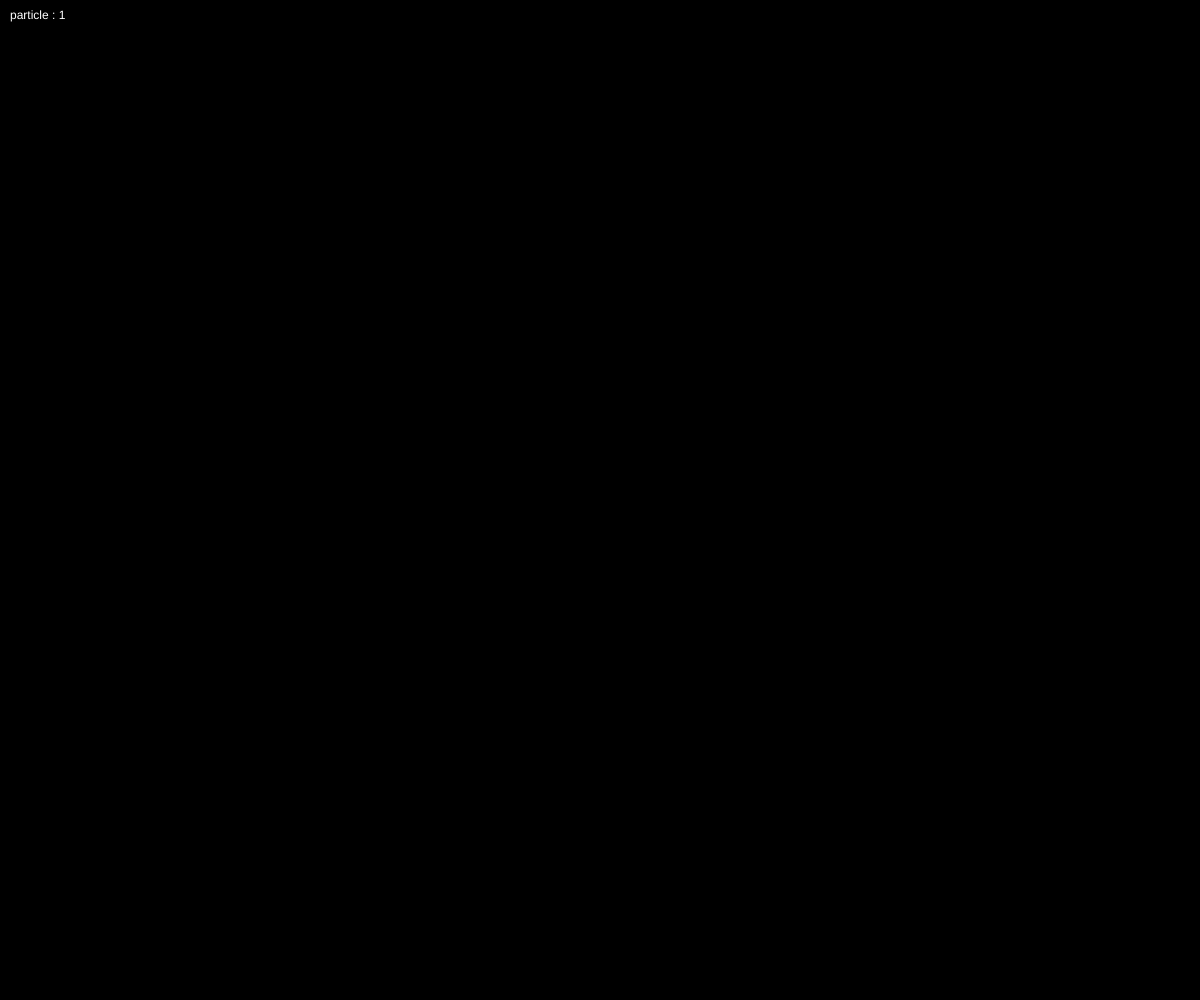
Frame 1 (no input)
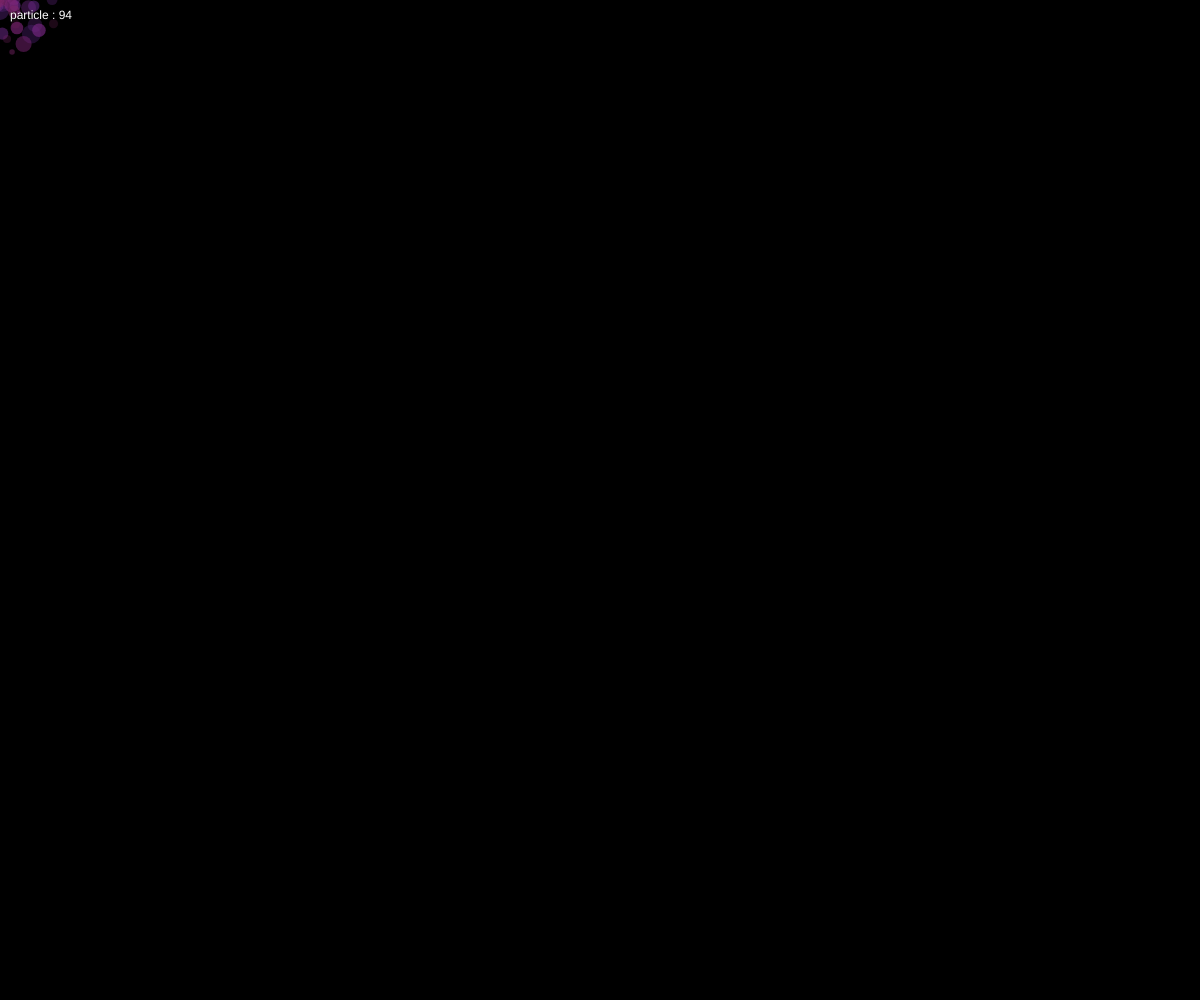
Frame 60 (no input)
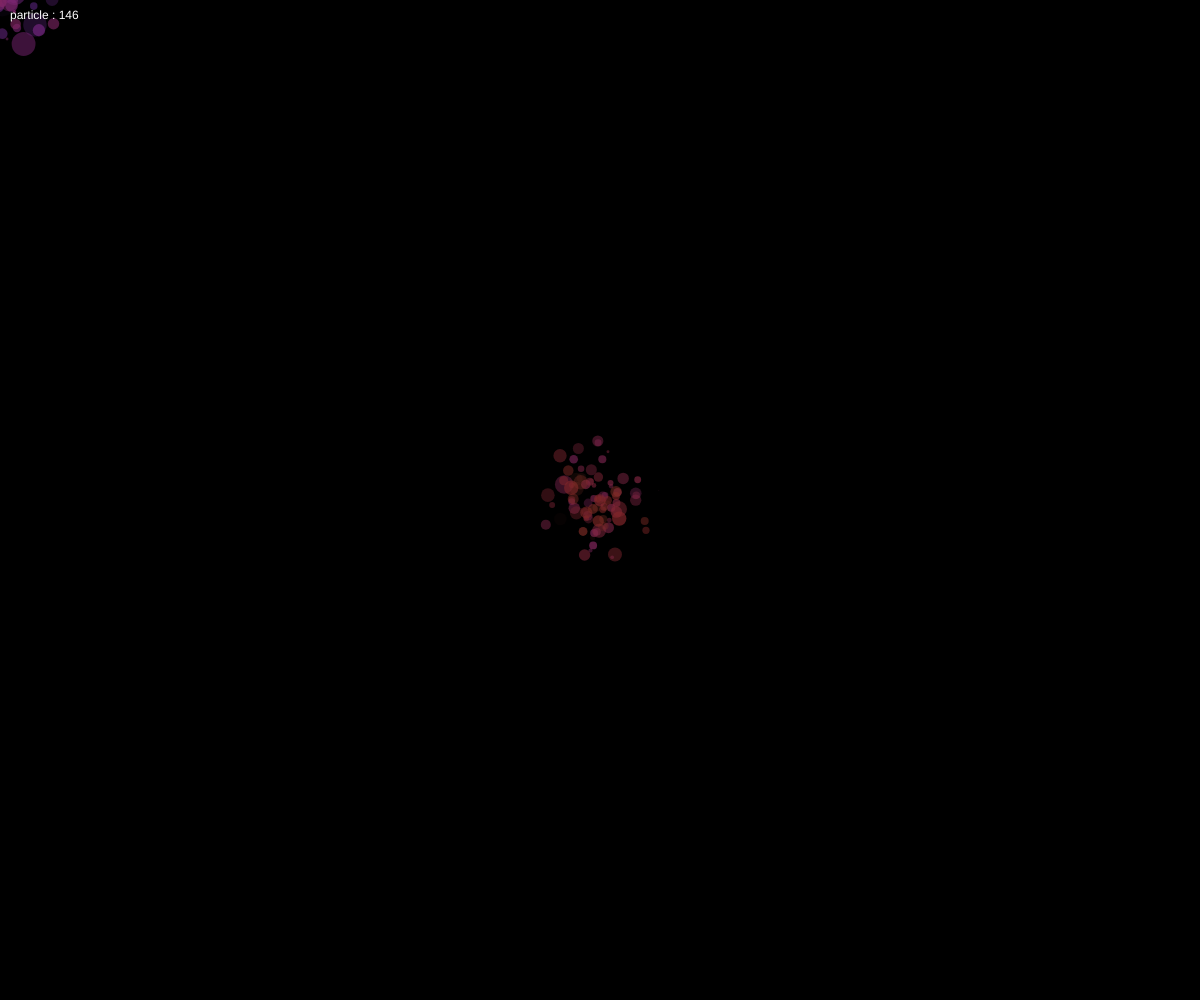
Frame 120 (the mouse pressed at the canvas centre since frame 60)

The p5.js sketch that drew these frames (run headless with seeded random() and noise() and a simulated clock; from frame 60 on, the mouse is pressed at the canvas centre):

// p5.js sketch
// ── sketch.js
const FPS = 30;
const ParticleState = 
{
    init : 1, 
    alive : 2,
    fadeout : 3,
}

dt = 1.0 / FPS;
particleList = [];
particleIdCounter = 0;

colorfactor = {
    hue : 0,
    hueSpeed : 0,
    hueSpeedLifetime : 0,

    rgb : 0,
}

function setup()
{
    frameRate(FPS);
    noStroke();
    createCanvas(windowWidth, windowHeight, P2D);

    background(0);

    initColorfactor();
    colorfactor.hue = random(0, 360);
}

function addParticle()
{
    let createParticleCount = int(random(1, 3));
    const spreadFactor = 60.0;

    for (i = 0; i < createParticleCount; i++)
    {
        let direction = random(0, TWO_PI);
        let dx = cos(direction);
        let dy = sin(direction);
        let length = random(-spreadFactor, spreadFactor);

        let particle = {
            id : particleIdCounter++, 
            state : ParticleState.init,

            x : mouseX + dx * length, y : mouseY + dy * length, 
            color : colorfactor.rgb, alpha : 0.0, targetAlpha : random(0.3, 0.7),
            size : random(5, 15),
            lifetime : random(3.0, 5.0),

            fadeinFactor : random(1.0, 2.0),
            fadeoutFactor : random(1.0, 2.0),
            scaleFactor : random(-5, 5),
        };
        particleList.push(particle);
    }
}

function updateParticle()
{
    let aliveIdList = []

    for (i = 0; i < particleList.length; i++)
    {
       particle = particleList[i];

       switch(particle.state)
       {
            case ParticleState.init:
                particle.alpha += particle.fadeinFactor * dt;
                if (particle.alpha > particle.targetAlpha)
                {
                    particle.state = ParticleState.alive;
                }

                aliveIdList.push(i);
               break;
            case ParticleState.alive:
                particle.size += particle.scaleFactor * dt;
                particle.lifetime -= particle.fadeoutFactor * dt;
                
                aliveIdList.push(i);

                if (particle.lifetime < 0.0)
                {
                    particle.state = ParticleState.fadeout;
                }
                break;
            case ParticleState.fadeout:
                particle.alpha -= particle.fadeoutFactor * dt;
                if (particle.alpha > 0.0)
                {
                    aliveIdList.push(i);
                }
                break;
       }
    }

    let newParticleList = []
    aliveIdList.forEach(aliveId => {
        newParticleList.push(particleList[aliveId])
    });
    particleList = newParticleList;
}

function drawParticle()
{
    noStroke();
    particleList.forEach(particle => 
    {
        fill(red(particle.color), green(particle.color), blue(particle.color), 
        particle.alpha * 255.0);
        circle(particle.x, particle.y, particle.size);
    });
}

function initColorfactor()
{
    colorfactor.hueSpeed = random(-60.0, 60.0);
    colorfactor.hueSpeedLifetime = random(3.0, 6.0);
}

function updateColorfactor()
{
    colorfactor.hue += dt * colorfactor.hueSpeed;
    if (colorfactor.hue < 0.0)
    {
        colorfactor.hue = 360.0 + colorfactor.hue;
    }
    else if (colorfactor.hue >= 360.0)
    {
        colorfactor.hue = colorfactor.hue % 360.0;
    }

    colorfactor.hueSpeedLifetime -= dt;
    if (colorfactor.hueSpeedLifetime < 0.0)
    {
        initColorfactor();
    }

    colorMode(HSB, 360, 1, 1);
    colorfactor.rgb = color(colorfactor.hue, 0.7, 0.5);
    colorMode(RGB);
}

function draw()
{
    background(0);

    updateColorfactor();
    addParticle();
    updateParticle();
    drawParticle();

    fill(255);
    text('particle : ' + particleList.length, 10, 10, 200, 30);
}

function windowResized()
{
    createCanvas(windowWidth, windowHeight, P2D);

    background(0);
}
